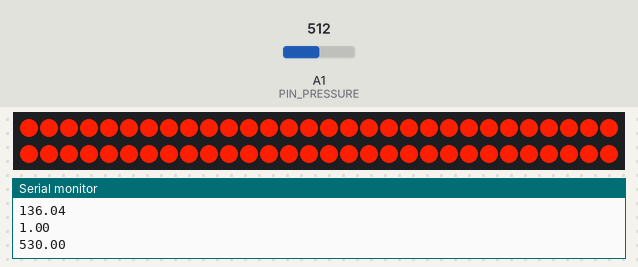
This sketch was run on a simulated Arduino Uno, built with avr-gcc and run on an emulated ATmega328P. Shown: 60 RGB LEDs in strip order, left to right, continuing on the next row, the last lines printed to the serial monitor. Inputs (shaded band) come from the test bench; at power-on: A1 (PIN_PRESSURE) = 512.

Above: at 1.2 s.
1.3 s: A1 (PIN_PRESSURE) set to 1010
At 2.2 s:
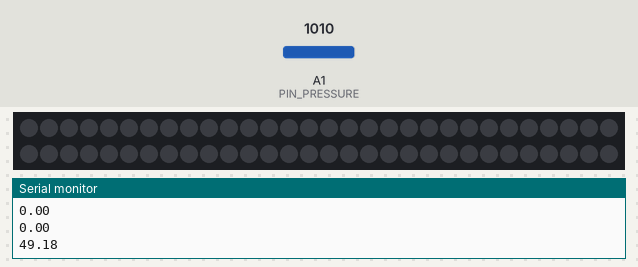
2.8 s: A1 (PIN_PRESSURE) set to 0
At 4.93 s:
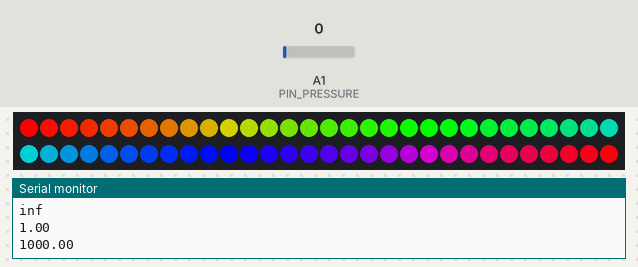
Timing chart, 0 to 6.4 s (numbered marks = the images above; inputs shaded):
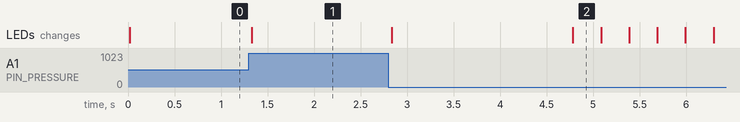

The sketch:

sketch_181024_HugLed.ino
```cpp
#include <Adafruit_NeoPixel.h>

double R1 = 10.0;
const int PIN_PRESSURE = 1;
const int PIN_LED = 7;
const int ledCount = 60;
const int delayTime = 10;
int r = 255;
int g = 30;
int b = 0;
double pl = 0; //Pressure→LED 最小0 最大1
double plTime = 0; //光っている時間

Adafruit_NeoPixel strip = Adafruit_NeoPixel(ledCount, PIN_LED, NEO_GRB + NEO_KHZ800);

void setup(){
  Serial.begin(9600);  // シリアル通信速度
  strip.begin();
  strip.show();
}

void loop(){
  checkPressure();
  if (plTime < 1000){
    flat(strip.Color(r*pl, g*pl, b*pl), delayTime);
  }else if(plTime >= 1000){
    //flat(strip.Color(255, 0, 255), 50);
    //rainbow(10);
    rainbowCycle(1);
    delay(1000);
    plTime = 0;
  }
}

//圧力センサのチェック
void checkPressure(){
  // 変数の宣言
  double Vo, Rf, fg;
  int ain = analogRead(PIN_PRESSURE);
  // アナログ入力値から出力電圧を計算
  Vo = ain * 5.0 / 1024;
  // 出力電圧からFRSの抵抗値を計算
  Rf = R1*Vo / (5.0 - Vo);
  // FRSの抵抗値から圧力センサの荷重を計算
  fg = 880.79/Rf + 47.96;
  // 荷重データをLEDの光の強さのパラメータに計算。最小fg=50のとき0、最大fg200のとき1.0
  pl = fg*1.0/(100-50)-1.0*50/(100-50);
  if (pl >= 1.0){
    pl = 1.0;
    plTime = plTime + delayTime;
  } else if (pl < 1.0 && pl > 0){
    plTime = 0;
  } else if (pl <= 0){
    pl = 0.0;
    plTime = 0;
  }
  // 荷重データをシリアル通信で送る
  Serial.println(fg);
  Serial.println(pl);
  Serial.println(plTime);
  delay(delayTime);
}


//全てのLEDが指定した色になる。
void flat(uint32_t c, uint8_t wait) {
  for (uint16_t i = 0; i < strip.numPixels(); i++) {
    strip.setPixelColor(i, c);
  }
  strip.show();
}

// Input a value 0 to 255 to get a color value.
// The colours are a transition r - g - b - back to r.
uint32_t Wheel(byte WheelPos) {
  WheelPos = 255 - WheelPos;
  if (WheelPos < 85) {
    return strip.Color(255 - WheelPos * 3, 0, WheelPos * 3);
  } else if (WheelPos < 170) {
    WheelPos -= 85;
    return strip.Color(0, WheelPos * 3, 255 - WheelPos * 3);
  } else {
    WheelPos -= 170;
    return strip.Color(WheelPos * 3, 255 - WheelPos * 3, 0);
  }
}

void rainbow(uint8_t wait) {
  uint16_t i, j;
  for (j = 0; j < 256; j++) {
    for (i = 0; i < strip.numPixels(); i++) {
      strip.setPixelColor(i, Wheel((i + j) & 255));
    }
    strip.show();
    delay(wait);
  }
}

void rainbowCycle(uint8_t wait) {
  uint16_t i, j;
  for (j = 0; j < 256 * 5; j++) { // 5 cycles of all colors on wheel
    for (i = 0; i < strip.numPixels(); i++) {
      strip.setPixelColor(i, Wheel(((i * 256 / strip.numPixels()) + j) & 255));
    }
    strip.show();
    delay(wait);
  }
}


//参考
//http://denshi.blog.jp/arduino/fsr
//http://tsuttsu305.hatenablog.jp/entry/2016/09/27/CH34x_USB-UART_macOS_10.12_Sierra%E5%AF%BE%E5%BF%9C%E3%83%89%E3%83%A9%E3%82%A4%E3%83%90
```

Measured:
- after the input at 1.3 s, the LEDs: change at once (image 1)
- after the input at 2.8 s, the LEDs: first change at once (image 2 shows a later state)
